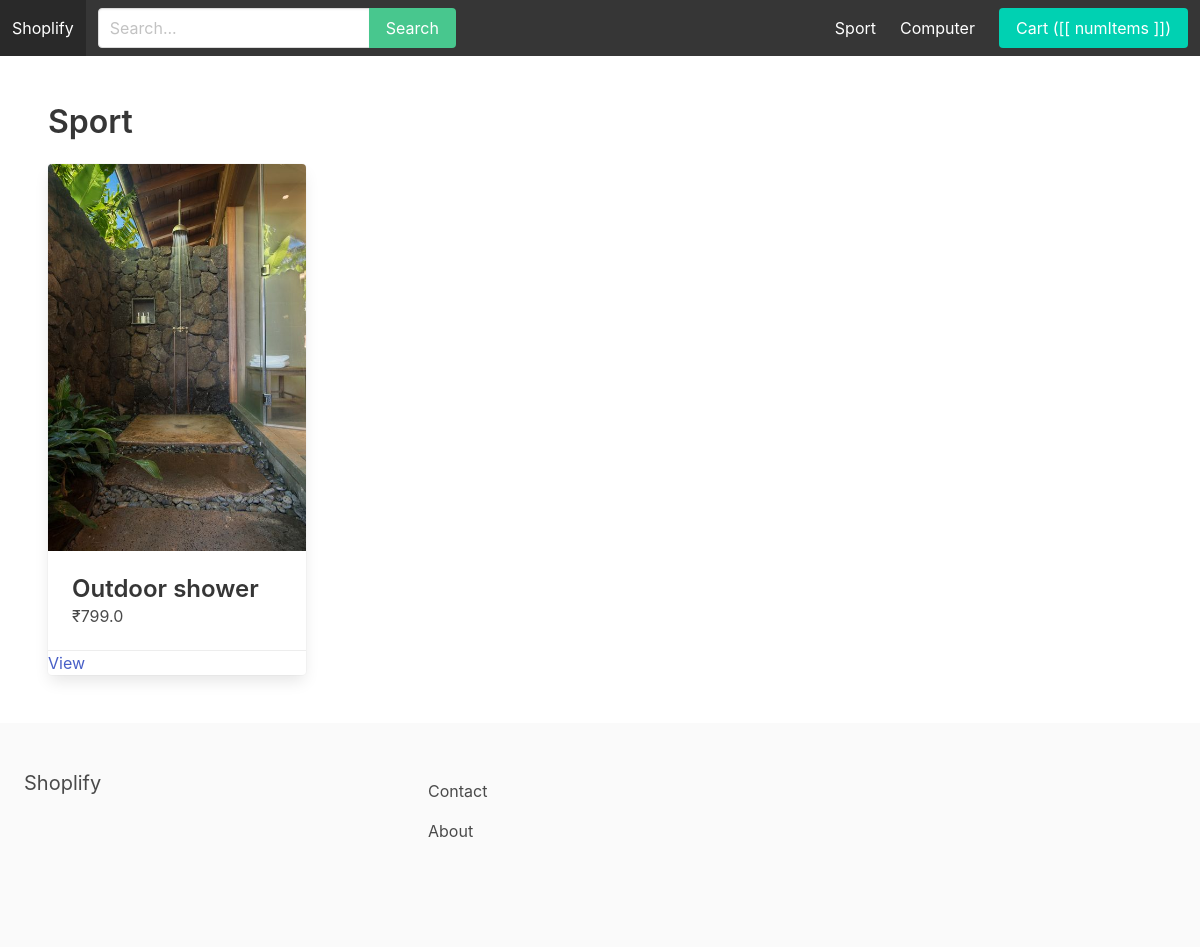
The app's page /sport/, older data.
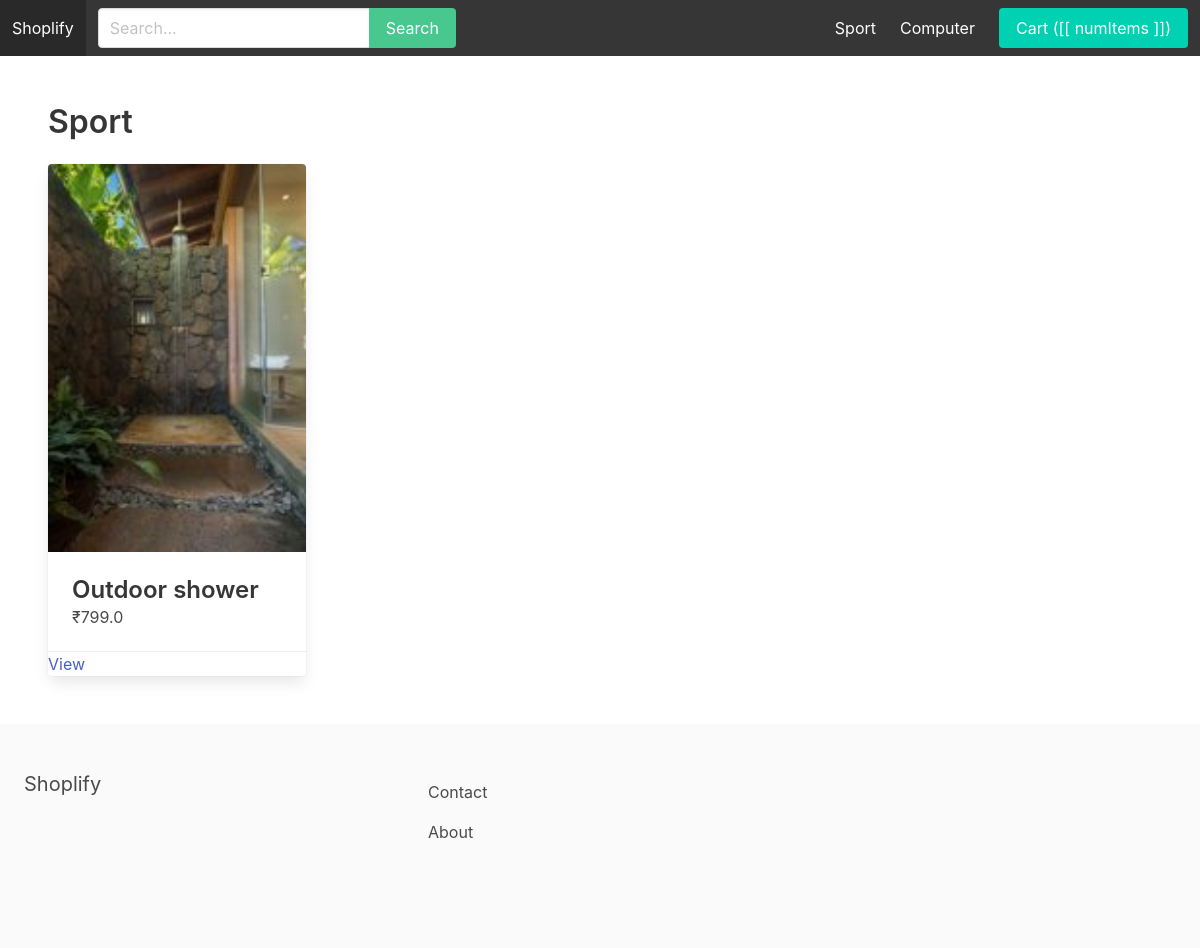
The same page, newer data.
### store/models.py (models this page shows, shortened)
class Product(models.Model):
    category = models.ForeignKey(Category, related_name='products', on_delete=models.CASCADE)
    title = models.CharField(max_length=255)
    slug = models.SlugField(max_length=255)
    description = models.TextField(blank=True, null=True)
    price = models.FloatField(max_length=255)
    is_featured = models.BooleanField(default=False)
    image = models.ImageField(upload_to='uploads/', blank=True, null=True)
    thumbnail = models.ImageField(upload_to='uploads/', blank=True, null=True)
    date_added = models.DateTimeField(auto_now_add=True)
    class Meta:
        ordering = ('-date_added',)

### store/views.py (the view)
# urls.py: path('<slug:slug>/', category_detail, name='category_detail'),
def category_detail(request, slug):
    category = get_object_or_404(Category, slug=slug)
    products = category.products.all()
    context = {
        'category': category,
        'products': products
    }
    return render(request, 'category_detail.html', context)

### cart/cart.py (called while the page is built)
    def __iter__(self):
        product_ids = self.cart.keys()
        product_clean_ids = []
        for p in product_ids:
            product_clean_ids.append(p)
            self.cart[str(p)]['product'] = Product.objects.get(pk=p)
        for item in self.cart.values():
            item['total_price'] = float(item['price']) * int(item['quantity'])
            yield item

    def get_total_length(self):
        return sum(int(item['quantity']) for item in self.cart.values())

    def get_total_cost(self):
            return sum(float(item['total_price']) for item in self)

### cart/context_processors.py (called while the page is built)
def cart(request):
    return {'cart': Cart(request)}

### store/context_processors.py (called while the page is built)
def menu_categories(request):
    categories = Category.objects.all()
    return {'menu_categories': categories}

### store/templates/category_detail.html (shortened to what this page needs)
{% extends 'base.html' %}
{% block content %}
    <h1 class="title">{{ category.title }}</h1>
    <div class="columns is-multiline">
        {% for product in products %}
            <div class="column is-3">
                <div class="card">
                    <div class="card-image">
                        <figure class="image">
                            <img src="{{ product.thumbnail.url }}">
                        </figure>
                    </div>
                    <div class="card-content">
                        <div class="media">
                            <div class="media-content">
                                <p class="title is-4">{{ product.title }}</p>
                                <p class="subtitle is-6">₹{{ product.price }}</p>
                            </div>
                        </div>
                    </div>
                    <footer class="card-footer">
                        <a href="{% url 'product_detail' category.slug product.slug %}" class="class-footer-item">View</a>
                    </footer>
                </div>
            </div>
        {% endfor %}
    </div>
{% endblock %}

Row changes from the older to the newer data that the page shows:
changed Product "Outdoor shower": thumbnail: a different picture
